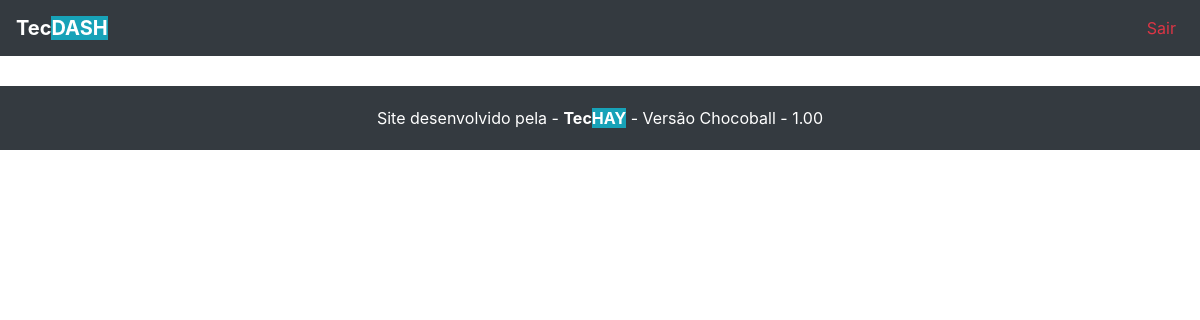
The app's page /dashboard/list_doubt, older data.
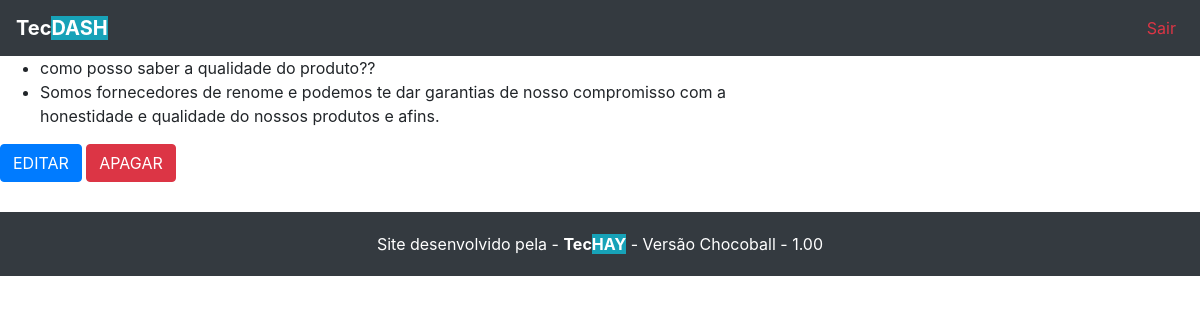
The same page, newer data.
### inicial/models.py (models this page shows)
class Doubt(models.Model):
	ask = models.CharField(max_length=255)
	response = models.TextField()

### principal/views.py (the view)
# urls.py: path('list_doubt', views.list_doubt, name="list_doubt"),
def list_doubt(request):
  data = {}
  doubts = Doubt.objects.all()
  data['doubts'] = doubts
  return render(request, 'dashboard/doubt/list-doubt.html', data)

### principal/templates/dashboard/doubt/list-doubt.html
{% extends "base.html" %}
{% block conteudo %}
<div class="content">
	<div class="row">
		{% for doubt in doubts %}
		<div class="col-8">
			<ul>
				<li>{{doubt.ask}}</li>
				<li>{{doubt.response}}</li>
			</ul>
			<a href="{% url 'edit_doubt' doubt.pk %}" class="btn btn-primary">EDITAR</a>
			<a href="{% url 'delete_doubt' doubt.pk %}" class="btn btn-danger">APAGAR</a>
		</div>
		{% endfor %}
	</div>
</div>
{% endblock %}

Row changes from the older to the newer data that the page shows:
added Doubt: ask "como posso saber a qualidade do produto??", response "Somos fornecedores de renome e podemos te dar garantias de nosso compromisso com a honestidade e qualidade do nossos produtos e afins."
